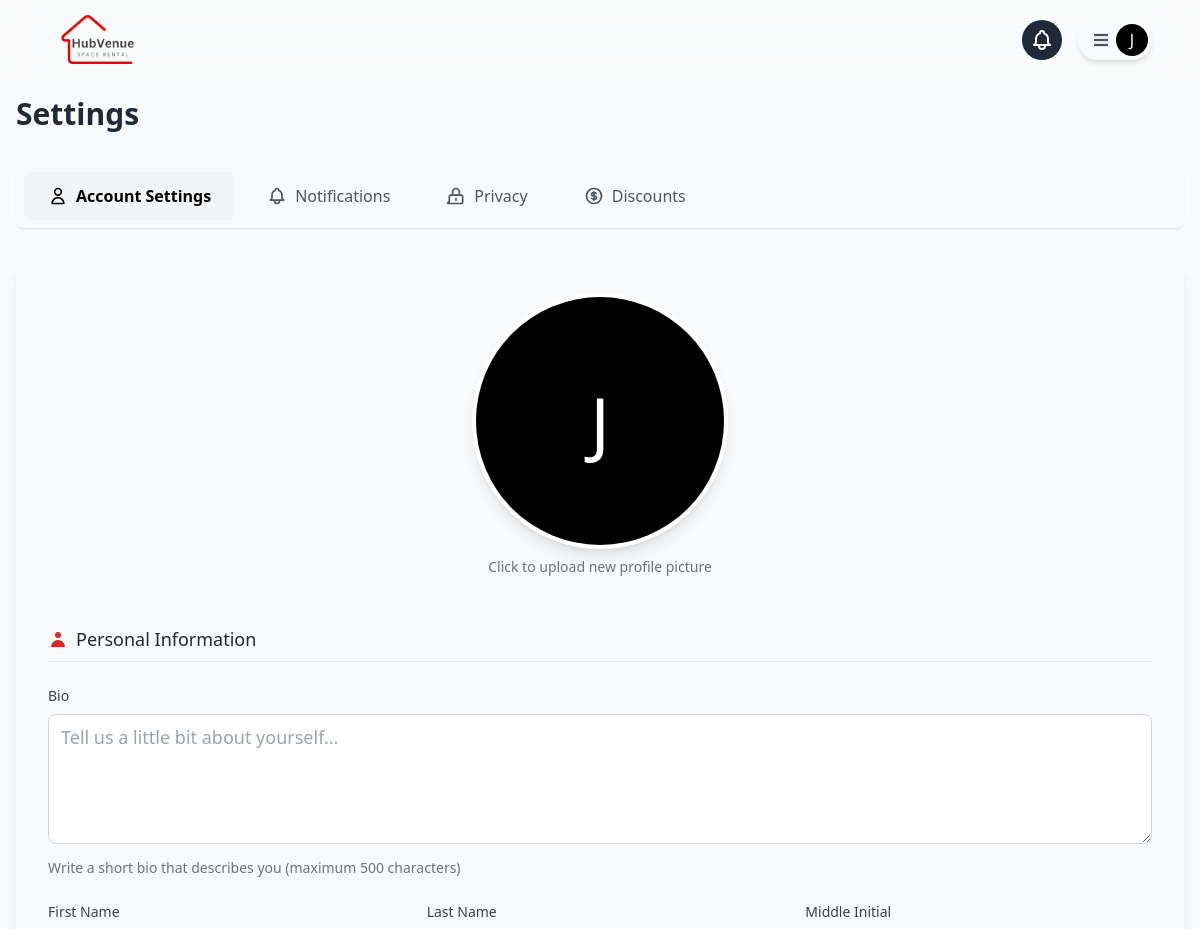
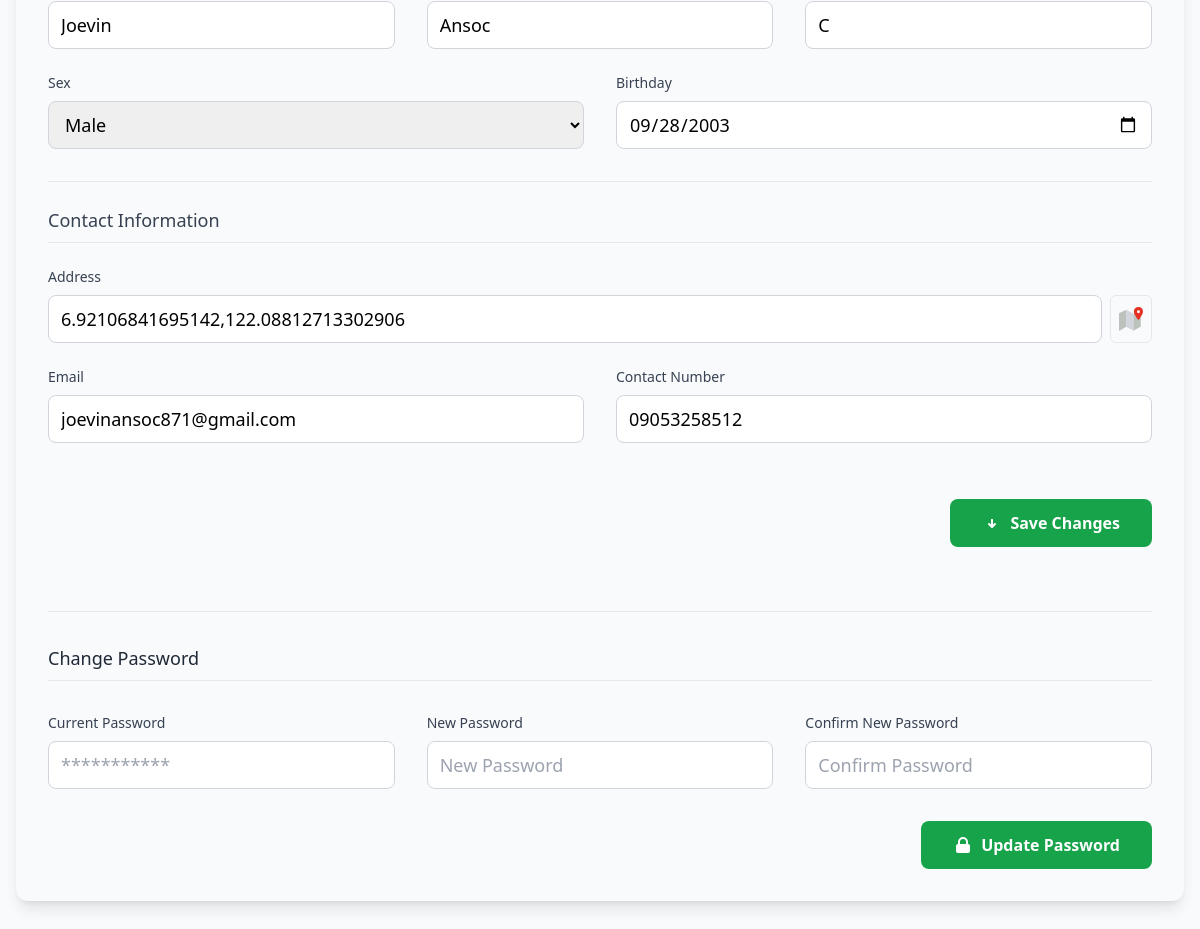
The app's page /settings.php (signed in) with its own data (2 pictures, top to bottom).
### tables this page shows
CREATE TABLE `users` (
  `id` int(11) NOT NULL,
  `firstname` varchar(50) NOT NULL,
  `lastname` varchar(50) NOT NULL,
  `middlename` varchar(50) DEFAULT NULL,
  `sex_id` int(11) NOT NULL,
  `user_type_id` int(11) NOT NULL,
  `birthdate` date NOT NULL,
  `contact_number` varchar(50) NOT NULL,
  `address` varchar(255) NOT NULL,
  `profile_pic` text DEFAULT NULL,
  `bio` text DEFAULT NULL,
  `email` varchar(50) NOT NULL,
  `password` varchar(255) NOT NULL,
  `created_at` timestamp NOT NULL DEFAULT current_timestamp(),
  `updated_at` timestamp NOT NULL DEFAULT current_timestamp() ON UPDATE current_timestamp()
);

CREATE TABLE `sex_sub` (
  `id` int(11) NOT NULL,
  `name` varchar(50) NOT NULL
);

### settings.php (the view, shortened to what the rows shown need)
<?php
require_once './classes/account.class.php';
require_once './api/coorAddressVerify.api.php';
$accountObj = new Account();
if (isset($_SESSION['user'])) {
    $user = $accountObj->getUser($_SESSION['user']['id']);
}
$address = getAddressByCoordinates($user['address']);
?>
<!DOCTYPE html>
<html lang="en">
<head>
    <link rel="stylesheet" href="./output.css">
    <link href="https://cdnjs.cloudflare.com/ajax/libs/font-awesome/5.15.3/css/all.min.css" rel="stylesheet" />
    <link rel="stylesheet" href="https://unpkg.com/leaflet@1.9.4/dist/leaflet.css" />
</head>
<body class="bg-gray-50">
    <main class="w-full px-4 py-8 min-h-screen">
        <div class="max-w-7xl mt-16 mx-auto">
            <h1 class="text-3xl font-bold mb-8 text-gray-800">Settings</h1>
            <div class="bg-slate-50 rounded-xl shadow-lg p-8">
                <div id="account-settings"
                    class="transition-all duration-200 ease-in-out transform opacity-100 translate-x-0">
                    <div class="max-w-7xl mx-auto">
                        <form class="space-y-8" id="updateUserInfoForm">
                            <div class="mb-12 flex flex-col items-center">
                                <div class="relative group">
                                    <div class="w-64 h-64 rounded-full overflow-hidden border-4 border-white shadow-lg">
                                        <?php
                                        if ($user['profile_pic'] == null) {
                                            echo '<div id="profilePlaceholder" class="h-full w-full object-cover text-7xl bg-black text-white flex items-center justify-center">';
                                            echo htmlspecialchars($user["firstname"][0]);
                                            echo '</div>';
                                        } else {
                                            echo '<img id="settingsProfileImage" name="profile_image" src="./' . htmlspecialchars($user["profile_pic"]) . '" alt="Profile Picture" class="w-full h-full object-cover">';
                                        }
                                        ?>
                                    </div>
                                </div>
                            </div>
                            <div class="space-y-6">
                                <div class="grid grid-cols-1 lg:grid-cols-3 gap-8">
                                    <div class="space-y-2">
                                        <label class="block text-sm font-medium text-gray-700">First Name</label>
                                        <input type="text" name="firstname"
                                            value="<?php echo htmlspecialchars($user['firstname']); ?>"
                                            class="w-full h-12 px-3 py-2 text-lg border border-gray-300 rounded-lg focus:outline-none focus:ring-2 focus:ring-black focus:border-black transition-colors">
                                    </div>
                                    <div class="space-y-2">
                                        <label class="block text-sm font-medium text-gray-700">Last Name</label>
                                        <input type="text" name="lastname"
                                            value="<?php echo htmlspecialchars($user['lastname']); ?>"
                                            class="w-full h-12 px-3 py-2 text-lg border border-gray-300 rounded-lg focus:outline-none focus:ring-2 focus:ring-black focus:border-black transition-colors">
                                    </div>
                                    <div class="space-y-2">
                                        <label class="block text-sm font-medium text-gray-700">Middle Initial</label>
                                        <input type="text" name="middlename"
                                            value="<?php echo htmlspecialchars($user['middlename']); ?>"
                                            class="w-full h-12 px-3 py-2 text-lg border border-gray-300 rounded-lg focus:outline-none focus:ring-2 focus:ring-black focus:border-black transition-colors">
                                    </div>
                                </div>
                                <div class="grid grid-cols-1 lg:grid-cols-2 gap-8">
                                    <div class="space-y-2">
                                        <label class="block text-sm font-medium text-gray-700">Sex</label>
                                        <select name="sex"
                                            class="w-full h-12 px-3 py-2 text-lg border border-gray-300 rounded-lg focus:outline-none focus:ring-2 focus:ring-black focus:border-black transition-colors">
                                            <option value="Male" <?php echo htmlspecialchars($user['sex']) === "Male" ? "selected" : ""; ?>>Male</option>
                                        </select>
                                    </div>
                                    <div class="space-y-2">
                                        <label class="block text-sm font-medium text-gray-700">Birthday</label>
                                        <input type="date" name="birthdate"
                                            value="<?php echo htmlspecialchars($user['birthdate']); ?>"
                                            class="w-full h-12 px-3 py-2 text-lg border border-gray-300 rounded-lg focus:outline-none focus:ring-2 focus:ring-black focus:border-black transition-colors">
                                    </div>
                                </div>
                            </div>
                            <div class="space-y-6 pt-6 border-t">
                                <div class="space-y-2">
                                    <div class="flex gap-2">
                                        <input type="text" name="address" id="address" readonly
                                            value="<?php echo htmlspecialchars($address); ?>"
                                            class="w-full h-12 px-3 py-2 text-lg border border-gray-300 rounded-lg focus:outline-none focus:ring-2 focus:ring-black focus:border-black transition-colors"
                                            placeholder="Enter your address">
                                        <button id="maps-button"
                                            class=" border bg-gray-50 hover:bg-gray-100 duration-150 p-2 rounded-md">
                                        </button> </button>
                                    </div>
                                </div>
                                <div class="grid grid-cols-1 lg:grid-cols-2 gap-8">
                                    <div class="space-y-2">
                                        <label class="block text-sm font-medium text-gray-700">Email</label>
                                        <input type="email" name="email"
                                            value="<?php echo htmlspecialchars($user['email']); ?>"
                                            class="w-full h-12 px-3 py-2 text-lg border border-gray-300 rounded-lg focus:outline-none focus:ring-2 focus:ring-black focus:border-black transition-colors"
                                            placeholder="your.email@example.com">
                                    </div>
                                    <div class="space-y-2">
                                        <label class="block text-sm font-medium text-gray-700">Contact Number</label>
                                        <input type="tel" name="contact"
                                            value="<?php echo htmlspecialchars($user['contact_number']); ?>"
                                            class="w-full h-12 px-3 py-2 text-lg border border-gray-300 rounded-lg focus:outline-none focus:ring-2 focus:ring-black focus:border-black transition-colors"
                                            placeholder="09XX XXX XXXX">
                                    </div>
                                </div>
                            </div>
                        </form>
                    </div>
                </div>
            </div>
        </div>
    </main>
</body>
</html>

### records on screen
users: firstname "J", firstname "Joevin", lastname "Ansoc", middlename "C", birthdate "09/28/2003", address "6.92106841695142,122.08812713302906", email "joevinansoc871@gmail.com", contact "09053258512"
sex_sub: sex "Male"

### other values on screen
$_SESSION['user']['firstname'][0] "J"
